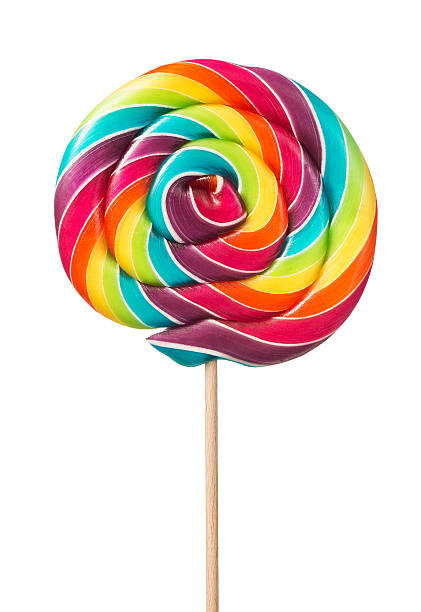
#> input picture KNN/pictures/lollipop.jpg, 421 x 612 px
$ jupyter execute --allow-errors KNN_ImageCompression.ipynb   (shell and % lines are left out)
#> lines starting #> are read from the running program, lines starting #| are printed output that depends on the picture
# Here is an implementation of KNN in an image compression example.

Take an image and compress it in the sense that you only need the mean of the specified clusters and the labels for each pixel. If you for example take the image of a lollipop and find two clusters, it will compress the image into an image with the same shape but only two colors. It will basically reduce the file size of an image by removing a certain amount of colors.

Note: This is using my own code for KNN, so it is much less efficient than the one already existing in sklearn.

[cell 1]
#'import' the methods from the k-means notebook

[cell 2]
##Imports
from skimage import io
import os
from skimage.transform import rotate
import warnings; warnings.simplefilter('ignore')
import pylab as pb

[cell 3]
#load image
imgName = 'pictures/lollipop.jpg'
image = io.imread(imgName);
#> image is the input picture: shape (612, 421, 3); mean R, G, B 230.6, 214.8, 205.5
io.imshow(image);
io.show();

#save the image size
vertical = image.shape[0];
#> vertical = 612
horizontal = image.shape[1];
#> horizontal = 421

#change into big matrix with each row being a pixel and each column being RGB value
imgShaped = image.reshape(vertical*horizontal,3)

[cell 4]
#Learning k-means, set clusters and other paramters
clusters = 10;
dim = 3;
spread = 400;
#> (the rest of this cell did not finish here and is left out)

#> (a cell that did not finish here is left out)

#> (a cell that did not finish here is left out)

# Below you can check the difference in file size of the original and the compressed image.

[cell 7]
originalSize = os.path.getsize(imgName)
#> (the rest of this cell did not finish here and is left out)

# Below are some reconstructed images
These are images taken from my phone camera, which has a significantly higher amount of pixels.
The calculations took quite a while using my implementation of KNN (it needs to be optimized), so I have merely saved the results and show them here.

Only the reconsted pictures size is compared to the original, the compressed one would be much smaller.

[cell 8]
imgName1 = 'savedReconstructuredPictures/faceReconstructed2colors.jpg'
image1 = io.imread(imgName1);
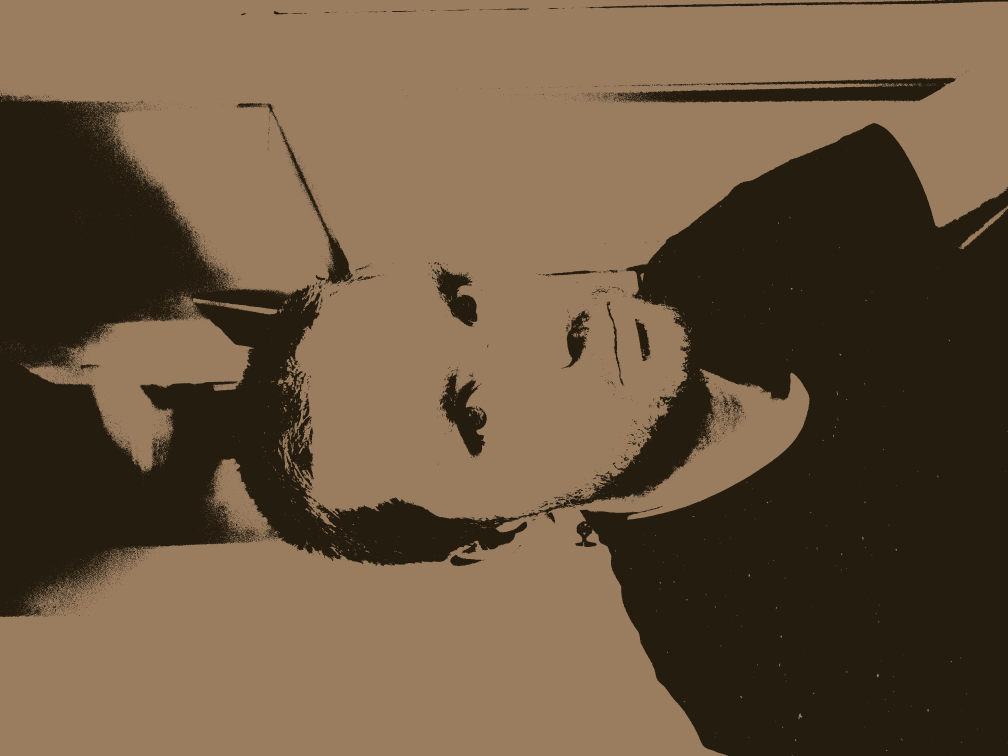
#> input picture KNN/savedReconstructuredPictures/faceReconstructed2colors.jpg, 4032 x 3024 px (shown at 1/4 size)
#> image1 is the input picture: shape (3024, 4032, 3); mean R, G, B 105.5, 85.1, 62.2

imgName2 = 'savedReconstructuredPictures/faceReconstructed80colors.jpg'
image2 = io.imread(imgName2);
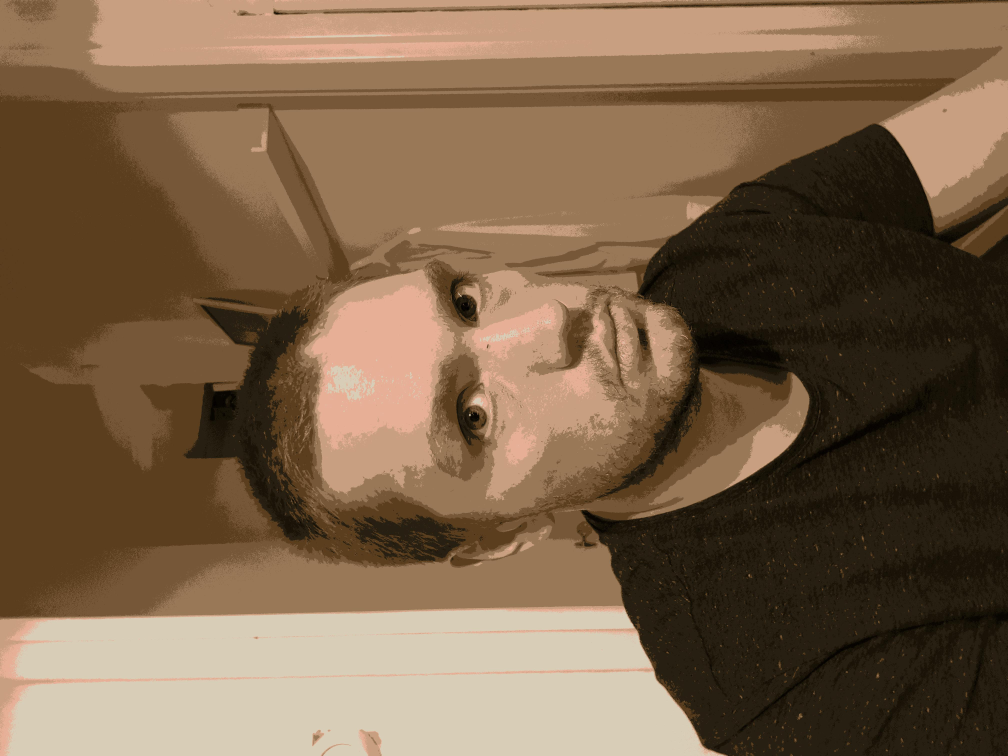
#> input picture KNN/savedReconstructuredPictures/faceReconstructed80colors.jpg, 4032 x 3024 px (shown at 1/4 size)
#> image2 is the input picture: shape (3024, 4032, 3); mean R, G, B 122.4, 97.9, 72.7

fig, ax = pb.subplots(1,2,figsize=(15, 10))

ax[0].imshow(rotate(image1,-90));
ax[0].set_title("reconstructed camera image using 2 colors")
ax[1].imshow(rotate(image2,-90));
ax[1].set_title("reconstructed camera image using 80 colors")
io.show();
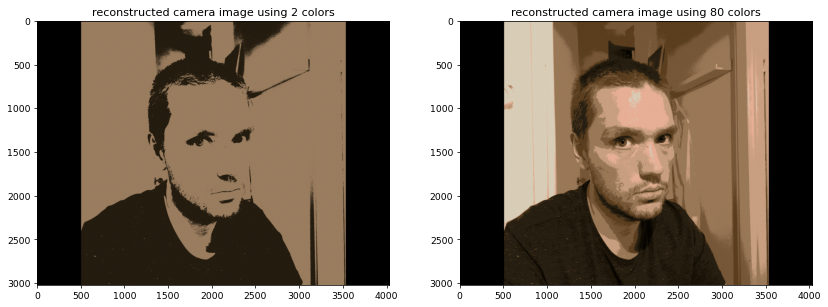
#> figure drawn by matplotlib, 2 panels

originalSize = os.path.getsize("pictures/face.jpg")
reconstructedSize1 = os.path.getsize("savedReconstructuredPictures/faceReconstructed2colors.jpg")
reconstructedSize2 = os.path.getsize("savedReconstructuredPictures/faceReconstructed80colors.jpg")

#> (the rest of this cell did not finish here and is left out)
